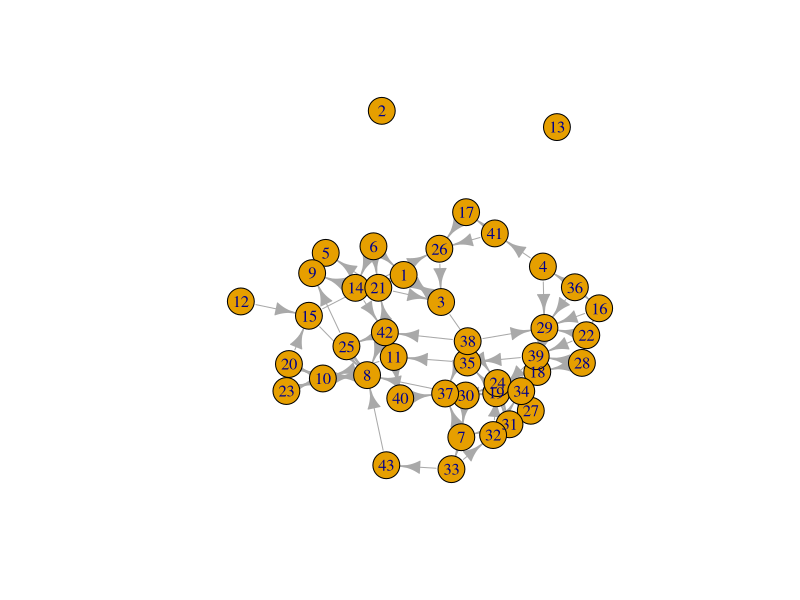
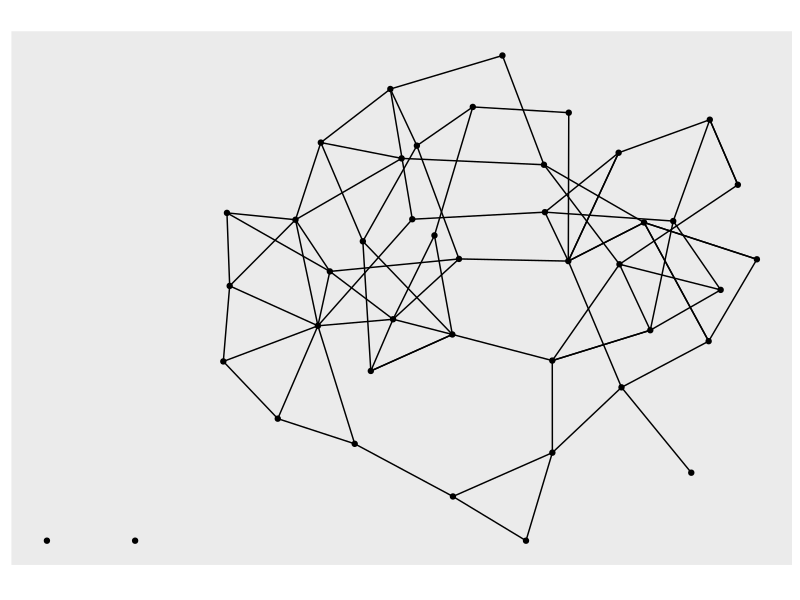
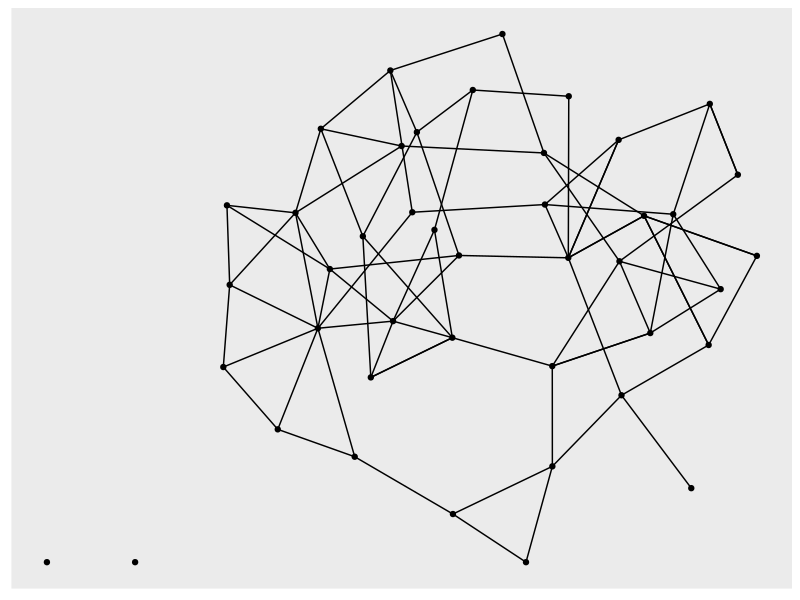
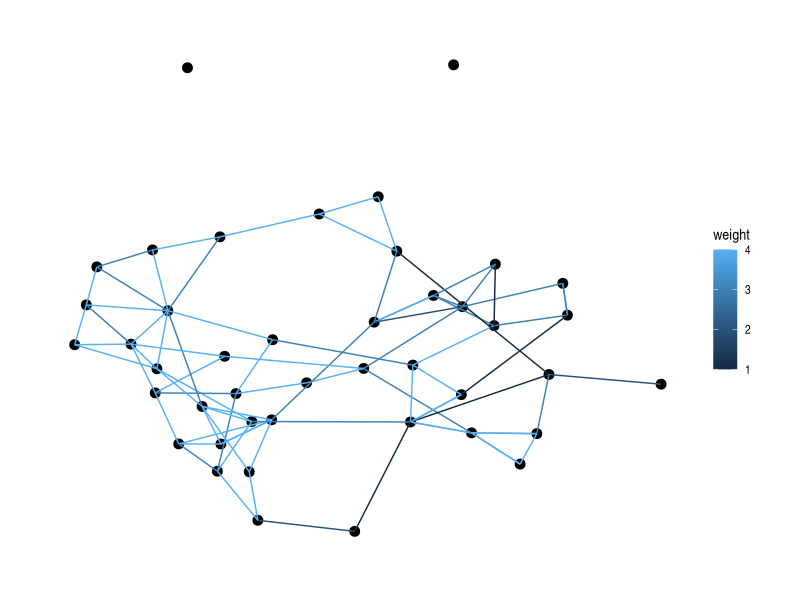
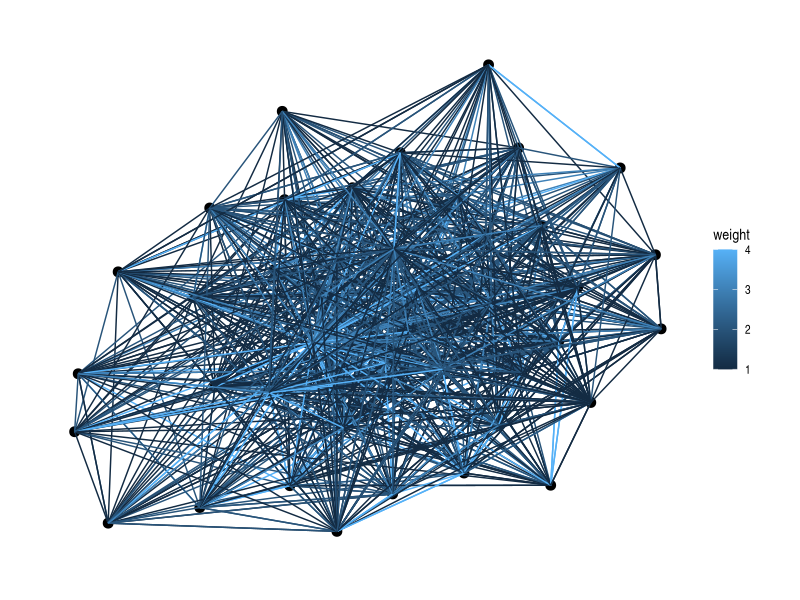
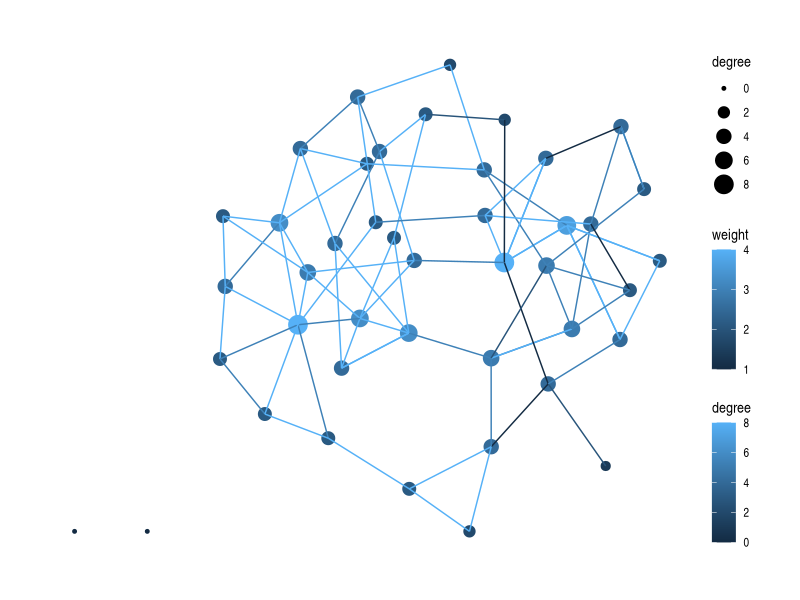
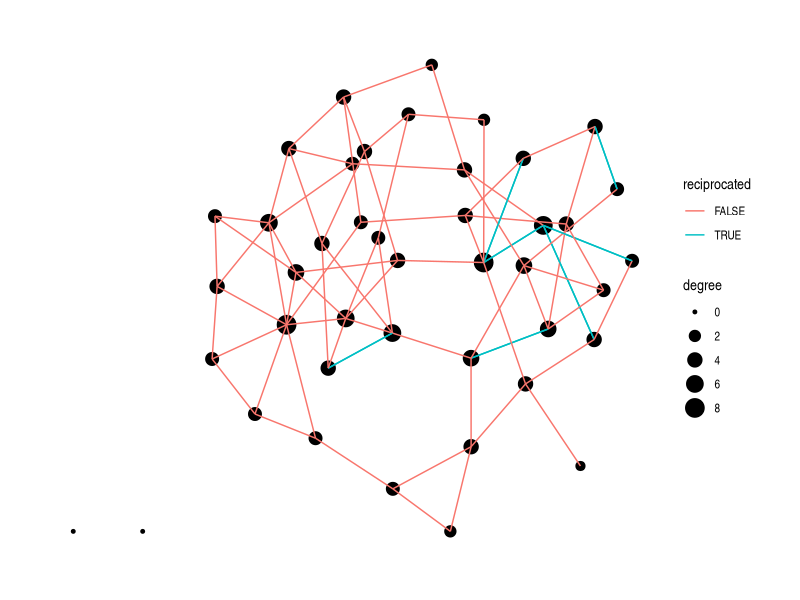

Source code (R) for these figures, in order:
## ---- chunk 1
knitr::opts_chunk$set(echo = TRUE, messages = FALSE, warning = FALSE)
## ---- chunk 2
library(readxl)
library(tidyverse)
library(igraph)
library(tidygraph)
library(ggraph)
## ---- chunk 3

year_1_collaboration <- read_excel("data/year_1_collaboration.xlsx", 
                            col_names = FALSE)
## ---- chunk 4

year_1_collaboration

## ---- chunk 5
#YOUR CODE HERE

year_3_collaboration <- read_excel("data/year_3_collaboration.xlsx", 
                                   col_names = FALSE)

year_3_collaboration

## ---- chunk 6

rownames(year_1_collaboration) <- 1:43

colnames(year_1_collaboration) <- 1:43

## ---- chunk 7
year_1_collaboration
## ---- chunk 8

year_1_matrix <- as.matrix(year_1_collaboration )

## ---- chunk 9

class(year_1_collaboration)

class(year_1_matrix)

## ---- chunk 10

year_1_network <- as_tbl_graph(year_1_matrix, directed = TRUE)

## ---- chunk 11

year_1_network

## ---- chunk 12
#YOUR CODE HERE

rownames(year_3_collaboration) <- 1:43

colnames(year_3_collaboration) <- 1:43

year_3_matrix <- as.matrix(year_3_collaboration)
  
class(year_3_matrix)

year_3_network <- as_tbl_graph(year_3_matrix, directed = TRUE)

year_3_network


## ---- chunk 13

plot(year_1_network)

## ---- chunk 14

autograph(year_1_network)

## ---- chunk 15

ggraph(year_1_network) +
  geom_node_point() +
  geom_edge_link()

## ---- chunk 16

ggraph(year_1_network, layout = "fr") +
  geom_node_point(size = 3) +
  geom_edge_link(aes(colour = weight)) +
  theme_graph()
  

## ---- chunk 17
#YOUR CODE HERE

ggraph(year_3_network, layout = "fr") +
  geom_node_point(size = 3) +
  geom_edge_link(aes(colour = weight)) +
  theme_graph()

## ---- chunk 18

gorder(year_1_network)

gsize(year_1_network)

## ---- chunk 19
centr_degree(year_1_network, mode = "all")
## ---- chunk 20
centr_degree(year_1_network, mode = "out")
centr_degree(year_1_network, mode = "in")
## ---- chunk 21
year_1_network <- year_1_network |>
  activate(nodes) |>
  mutate(degree = centrality_degree(mode = "all"))

year_1_network

## ---- chunk 22
ggraph(year_1_network) +
  geom_node_point(aes(size = degree, color = degree)) +
  geom_edge_link(aes(color = weight)) +
  theme_graph()
## ---- chunk 23

edge_density(year_1_network)

graph.density(year_1_network)
## ---- chunk 24

reciprocity(year_1_network)
## ---- chunk 25

year_1_network <- year_1_network |>
  activate(edges) |>
  mutate(reciprocated = edge_is_mutual())

year_1_network
## ---- chunk 26
ggraph(year_1_network) +
  geom_node_point(aes(size = degree)) +
  geom_edge_link(aes(color = reciprocated)) +
  theme_graph()
## ---- chunk 27

transitivity(year_1_network)
## ---- chunk 28

diameter(year_1_network)

mean_distance(year_1_network)

## ---- chunk 29
#YOUR CODE HERE

#size
gorder(year_3_network)
gsize(year_3_network)

#cetnralization 
centr_degree(year_3_network, mode = "all")

#density
edge_density(year_3_network)

#reciprocity
reciprocity(year_3_network)

#transitivity
transitivity(year_3_network)

#diameter & distance 
diameter(year_3_network)
mean_distance(year_3_network)
## ---- chunk 30
# YOUR CODE HERE
